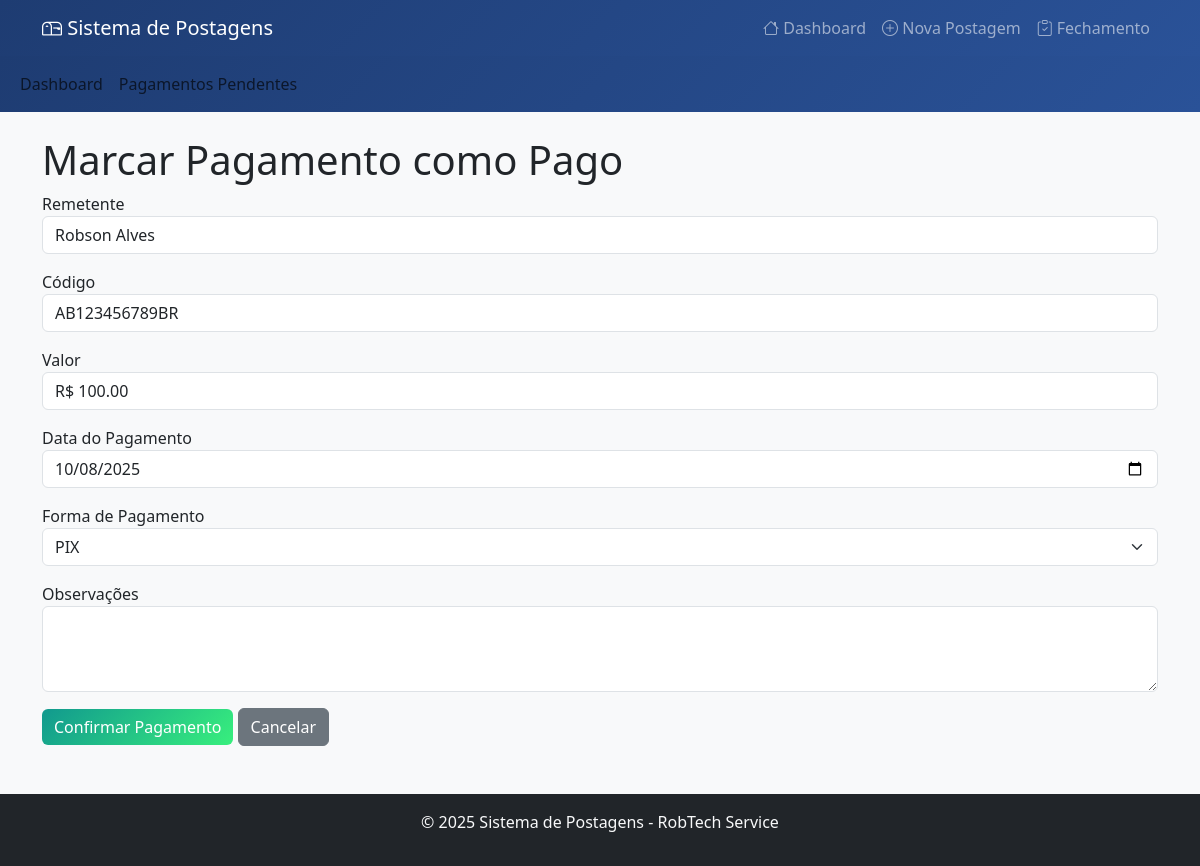
The app's page /marcar_pago/1 with its own data.
### tables this page shows
CREATE TABLE postagens (
                id INTEGER PRIMARY KEY AUTOINCREMENT,
                data_postagem DATE NOT NULL,
                posto INTEGER NOT NULL,
                nome_remetente TEXT NOT NULL,
                codigo_rastreio TEXT UNIQUE NOT NULL,
                valor REAL NOT NULL,
                tipo_postagem TEXT NOT NULL CHECK (tipo_postagem IN ('PAC', 'SEDEX')),
                tipo_pagamento TEXT,
                status TEXT DEFAULT 'POSTADO',
                pagamento_pago INTEGER DEFAULT 0,
                data_pagamento DATE,
                observacoes TEXT,
                data_criacao DATETIME DEFAULT CURRENT_TIMESTAMP
            );

### app.py (the view)
@app.route('/marcar_pago/<int:id>', methods=['GET', 'POST'])
def marcar_pago(id):
    if request.method == 'POST':
        data_pagamento = request.form['data_pagamento']
        tipo_pagamento = request.form['tipo_pagamento']
        observacoes = request.form.get('observacoes', '').strip()
        conn = sistema.conectar()
        cursor = conn.cursor()
        cursor.execute("""
            UPDATE postagens
            SET pagamento_pago = 1,
                data_pagamento = ?,
                tipo_pagamento = ?,
                observacoes = ?
            WHERE id = ?
        """, (data_pagamento, tipo_pagamento, observacoes, id))
        conn.commit()
        conn.close()
        flash('Pagamento marcado com sucesso!', 'success')
        return redirect(url_for('listar_pendentes'))
    else:
        conn = sistema.conectar()
        cursor = conn.cursor()
        cursor.execute("SELECT * FROM postagens WHERE id = ?", (id,))
        postagem = cursor.fetchone()
        conn.close()
        return render_template('marcar_pago.html', postagem=postagem, NOME_POSTO=NOME_POSTO)

### app.py (called while the page is built)
    def conectar(self):
        return sqlite3.connect(self.db_name)

### templates/marcar_pago.html (shortened to what this page needs)
{% extends "base.html" %}
{% block content %}
<h1>Marcar Pagamento como Pago</h1>
<form method="POST">
  <div class="mb-3">
    <label>Remetente</label>
    <input class="form-control" value="{{ postagem[3] }}" readonly>
  </div>
  <div class="mb-3">
    <label>Código</label>
    <input class="form-control" value="{{ postagem[4] }}" readonly>
  </div>
  <div class="mb-3">
    <label>Valor</label>
    <input class="form-control" value="R$ {{ '%.2f'|format(postagem[5]) }}" readonly>
  </div>
  <div class="mb-3">
    <label>Data do Pagamento</label>
    <input type="date" name="data_pagamento" class="form-control" value="{{ postagem[10] or '' }}" required>
  </div>
  <div class="mb-3">
    <label>Forma de Pagamento</label>
    <select name="tipo_pagamento" class="form-select" required>
      <option value="PIX" {% if postagem[7] == 'PIX' %}selected{% endif %}>PIX</option>
    </select>
  </div>
  <div class="mb-3">
    <label>Observações</label>
    <textarea name="observacoes" class="form-control" rows="3">{{ postagem[11] or '' }}</textarea>
  </div>
  <button type="submit" class="btn btn-success">Confirmar Pagamento</button>
  <a href="{{ url_for('listar_pendentes') }}" class="btn btn-secondary">Cancelar</a>
</form>
{% endblock %}

### templates/base.html (style rules this page uses)
body { background-color: #f8f9fa; }
.btn-success { background: linear-gradient(135deg, #11998e, #38ef7d); border: none; }

### records on screen
postagens: nome_remetente "Robson Alves", codigo_rastreio "AB123456789BR", valor "R$ 100.00", data_pagamento "10/08/2025", tipo_pagamento "PIX"
